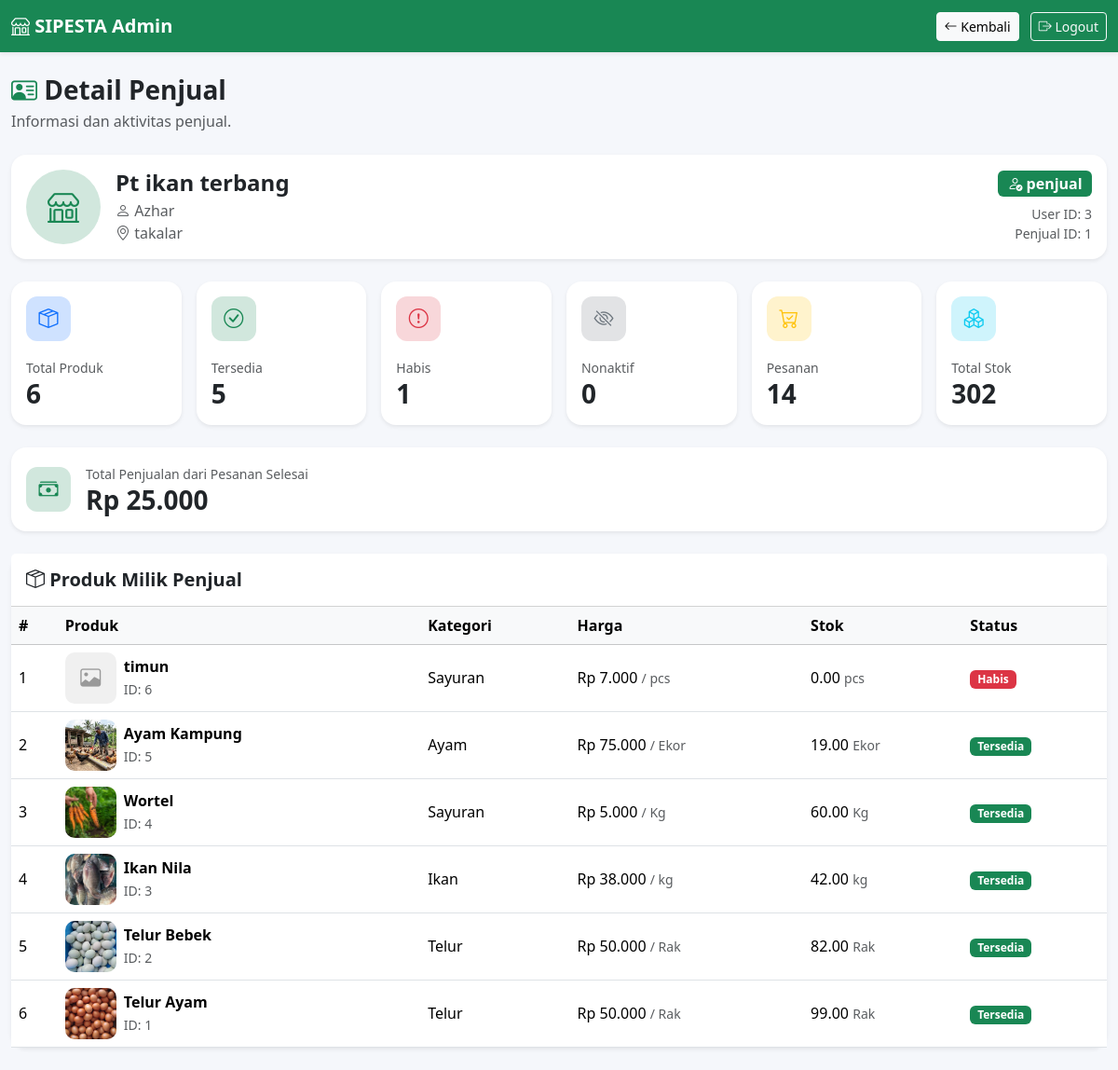
The app's page /admin/detail_penjual.php?id=1 (signed in) with its own data.
### tables this page shows
CREATE TABLE `penjual` (
  `id` int(11) NOT NULL,
  `user_id` int(11) NOT NULL,
  `nama` varchar(100) NOT NULL,
  `no_hp` varchar(20) DEFAULT NULL,
  `alamat` text DEFAULT NULL,
  `nama_usaha` varchar(150) DEFAULT NULL,
  `jenis_usaha` varchar(100) DEFAULT NULL,
  `created_at` timestamp NOT NULL DEFAULT current_timestamp(),
  `latitude` decimal(10,8) DEFAULT NULL,
  `longitude` decimal(11,8) DEFAULT NULL
);

CREATE TABLE `users` (
  `id` int(11) NOT NULL,
  `nama` varchar(100) NOT NULL,
  `username` varchar(50) NOT NULL,
  `PASSWORD` varchar(255) NOT NULL,
  `no_hp` varchar(20) DEFAULT NULL,
  `role` enum('admin','penjual','pembeli') NOT NULL,
  `STATUS` enum('aktif','nonaktif') DEFAULT 'aktif',
  `created_at` timestamp NOT NULL DEFAULT current_timestamp()
);

CREATE TABLE `produk` (
  `id` int(11) NOT NULL,
  `penjual_id` int(11) NOT NULL,
  `kategori_id` int(11) NOT NULL,
  `nama_produk` varchar(150) NOT NULL,
  `deskripsi` text DEFAULT NULL,
  `harga` decimal(15,2) NOT NULL DEFAULT 0.00,
  `satuan` varchar(50) NOT NULL,
  `stok` decimal(15,2) NOT NULL DEFAULT 0.00,
  `foto` varchar(255) DEFAULT NULL,
  `STATUS` enum('tersedia','habis','nonaktif') DEFAULT 'tersedia',
  `created_at` timestamp NOT NULL DEFAULT current_timestamp(),
  `updated_at` timestamp NOT NULL DEFAULT current_timestamp() ON UPDATE current_timestamp()
);

CREATE TABLE `kategori` (
  `id` int(11) NOT NULL,
  `nama_kategori` varchar(100) NOT NULL,
  `deskripsi` text DEFAULT NULL,
  `created_at` timestamp NOT NULL DEFAULT current_timestamp()
);

### admin/detail_penjual.php (the view, shortened to what the rows shown need)
<?php
require_once "../config/database.php";
require_once "../config/helper.php";
$penjual_id = (int) $_GET['id'];
$stmt = $conn->prepare("
    SELECT
        p.id,
        p.user_id,
        p.nama_usaha,
        p.alamat,
        u.username,
        u.role
    FROM penjual p
    INNER JOIN users u
        ON p.user_id = u.id
    WHERE p.id = ?
    LIMIT 1
");
$stmt->bind_param("i", $penjual_id);
$stmt->execute();
$result = $stmt->get_result();
$penjual = $result->fetch_assoc();
$stmt = $conn->prepare("
    SELECT
        pr.id,
        pr.nama_produk,
        pr.deskripsi,
        pr.harga,
        pr.satuan,
        pr.stok,
        pr.foto,
        pr.status,
        k.nama_kategori,
        pr.created_at
    FROM produk pr
    LEFT JOIN kategori k
        ON pr.kategori_id = k.id
    WHERE pr.penjual_id = ?
    ORDER BY pr.created_at DESC
");
$stmt->bind_param("i", $penjual_id);
$stmt->execute();
$produkList = $stmt->get_result();
function badgeProdukDetailAdmin($status)
{
    $status = strtolower(trim($status));
    switch ($status) {
        case 'tersedia':
            return '<span class="badge bg-success">Tersedia</span>';
        case 'habis':
            return '<span class="badge bg-danger">Habis</span>';
    }
}
?>
<!DOCTYPE html>
<html lang="id">
<head>
    <link
        href="https://cdn.jsdelivr.net/npm/bootstrap@5.3.2/dist/css/bootstrap.min.css"
        rel="stylesheet">
    <link
        href="https://cdn.jsdelivr.net/npm/bootstrap-icons@1.11.3/font/bootstrap-icons.css"
        rel="stylesheet">
</head>
<body>
<div class="container-fluid py-4">
    <div class="card card-custom shadow-sm mb-4">
        <div class="card-body">
            <div class="row align-items-center">
                <div class="col-md-8">
                    <div class="d-flex align-items-center">
                        <div>
                            <h4 class="fw-bold mb-1">
                                <?= e(
                                    $penjual['nama_usaha']
                                ) ?>
                            </h4>
                            <div class="text-muted">
                                <i class="bi bi-person"></i>
                                <?= e(
                                    $penjual['username']
                                ) ?>
                            </div>
                            <div class="text-muted">
                                <i class="bi bi-geo-alt"></i>
                                <?= e(
                                    $penjual['alamat'] ?: '-'
                                ) ?>
                            </div>
                        </div>
                    </div>
                </div>
                <div class="col-md-4 mt-3 mt-md-0
                            text-md-end">
                    <span class="badge bg-success fs-6">
                        <i class="bi bi-person-check"></i>
                        <?= e($penjual['role']) ?>
                    </span>
                    <div class="small text-muted mt-2">
                        User ID:
                        <?= (int)$penjual['user_id'] ?>
                        <br>
                        Penjual ID:
                        <?= (int)$penjual['id'] ?>
                    </div>
                </div>
            </div>
        </div>
    </div>
    <div class="card card-custom shadow-sm">
        <div class="card-body p-0">
            <div class="table-responsive">
                <table class="table table-hover mb-0">
                    <thead class="table-light">
                        <tr>
                            <th>#</th>
                            <th>Produk</th>
                            <th>Kategori</th>
                            <th>Harga</th>
                            <th>Stok</th>
                            <th>Status</th>
                        </tr>
                    </thead>
                    <tbody>
                    <?php if ($produkList->num_rows > 0): ?>
                        <?php $no = 1; ?>
                        <?php while ($produk = $produkList->fetch_assoc()): ?>
                            <tr>
                                <td>
                                    <?= $no++ ?>
                                </td>
                                <td>
                                    <div class="d-flex
                                                align-items-center">
                                        <?php if (
                                            !empty($produk['foto']) &&
                                            file_exists(
                                                "../uploads/produk/" .
                                                $produk['foto']
                                            )
                                        ): ?>
                                            <img
                                                src="../uploads/produk/<?= e($produk['foto']) ?>"
                                                class="product-image me-2"
                                                alt="<?= e($produk['nama_produk']) ?>"
                                            >
                                        <?php else: ?>
                                            <div class="product-placeholder me-2">
                                                <i class="bi bi-image"></i>
                                            </div>
                                        <?php endif; ?>
                                        <div>
                                            <div class="fw-semibold">
                                                <?= e(
                                                    $produk['nama_produk']
                                                ) ?>
                                            </div>
                                            <small class="text-muted">
                                                ID:
                                                <?= (int)$produk['id'] ?>
                                            </small>
                                        </div>
                                    </div>
                                </td>
                                <td>
                                    <?= e(
                                        $produk['nama_kategori'] ?? '-'
                                    ) ?>
                                </td>
                                <td>
                                    <?= rupiah(
                                        $produk['harga']
                                    ) ?>
                                    <small class="text-muted">
                                        /
                                        <?= e(
                                            $produk['satuan']
                                        ) ?>
                                    </small>
                                </td>
                                <td>
                                    <?= e(
                                        $produk['stok']
                                    ) ?>
                                    <small class="text-muted">
                                        <?= e(
                                            $produk['satuan']
                                        ) ?>
                                    </small>
                                </td>
                                <td>
                                    <?= badgeProdukDetailAdmin(
                                        $produk['status']
                                    ) ?>
                                </td>
                            </tr>
                        <?php endwhile; ?>
                    <?php endif; ?>
                    </tbody>
                </table>
            </div>
        </div>
    </div>
</div>
</body>
</html>

### records on screen
penjual: nama_usaha "Pt ikan terbang", user.username "Azhar", alamat "takalar", user.role "penjual", user "3", id "1"
produk: nama_produk "timun", id "6", kategori.nama_kategori "Sayuran", harga "Rp 7.000", satuan "pcs", stok "0.00", STATUS "Habis"
produk: foto (picture), nama_produk "Ayam Kampung", id "5", kategori.nama_kategori "Ayam", harga "Rp 75.000", satuan "Ekor", stok "19.00", STATUS "Tersedia"
produk: foto (picture), nama_produk "Wortel", id "4", kategori.nama_kategori "Sayuran", harga "Rp 5.000", satuan "Kg", stok "60.00", STATUS "Tersedia"
produk: foto (picture), nama_produk "Ikan Nila", id "3", kategori.nama_kategori "Ikan", harga "Rp 38.000", satuan "kg", stok "42.00", STATUS "Tersedia"
produk: foto (picture), nama_produk "Telur Bebek", id "2", kategori.nama_kategori "Telur", harga "Rp 50.000", satuan "Rak", stok "82.00", STATUS "Tersedia"
produk: foto (picture), nama_produk "Telur Ayam", id "1", kategori.nama_kategori "Telur", harga "Rp 50.000", satuan "Rak", stok "99.00", STATUS "Tersedia"

### other values on screen
$totalProduk "6"
$produkTersedia "5"
$produkHabis "1"
$produkNonaktif "0"
$totalPesanan "14"
rupiah($totalPenjualan) "Rp 25.000"
